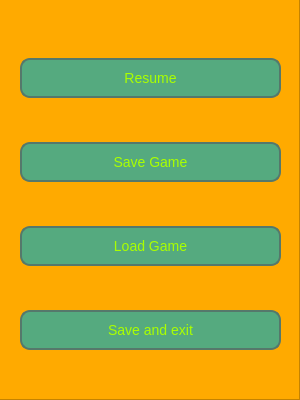
<?xml version="1.0" encoding="UTF-8"?>
<ui version="4.0">
 <class>gamemenu</class>
 <widget class="QWidget" name="gamemenu">
  <property name="geometry">
   <rect>
    <x>0</x>
    <y>0</y>
    <width>300</width>
    <height>400</height>
   </rect>
  </property>
  <property name="sizePolicy">
   <sizepolicy hsizetype="Fixed" vsizetype="Fixed">
    <horstretch>0</horstretch>
    <verstretch>0</verstretch>
   </sizepolicy>
  </property>
  <property name="minimumSize">
   <size>
    <width>300</width>
    <height>400</height>
   </size>
  </property>
  <property name="maximumSize">
   <size>
    <width>300</width>
    <height>400</height>
   </size>
  </property>
  <property name="windowTitle">
   <string>Form</string>
  </property>
  <widget class="QWidget" name="verticalLayoutWidget">
   <property name="geometry">
    <rect>
     <x>20</x>
     <y>20</y>
     <width>261</width>
     <height>371</height>
    </rect>
   </property>
   <layout class="QVBoxLayout" name="verticalLayout">
    <item>
     <widget class="QPushButton" name="pushButton">
      <property name="styleSheet">
       <string notr="true">QPushButton
{
   border: 2px solid rgb(85, 120, 107);
   background: rgb(85, 170, 127);
   color: rgb(170, 255, 0);
   font-size: 14px;
   padding-top:10px;
   padding-bottom:10px;
   padding-left:80px;
   padding-right:80px;


   font-family: helvetica, serif;
   text-decoration: none;
   vertical-align: middle;
   border-radius:10px;
}
QPushButton:hover
{
    border: 1px solid rgb(0, 170, 255);
	
	color: rgb(0, 0, 0);
}
QPushButton:pressed
{
    background-color:rgb(0, 170, 255);
}</string>
      </property>
      <property name="text">
       <string>Resume</string>
      </property>
     </widget>
    </item>
    <item>
     <widget class="QPushButton" name="pushButton_2">
      <property name="styleSheet">
       <string notr="true">QPushButton
{
   border: 2px solid rgb(85, 120, 107);
   background: rgb(85, 170, 127);
   color: rgb(170, 255, 0);
   font-size: 14px;
   padding-top:10px;
   padding-bottom:10px;
   padding-left:80px;
   padding-right:80px;


   font-family: helvetica, serif;
   text-decoration: none;
   vertical-align: middle;
   border-radius:10px;
}
QPushButton:hover
{
    border: 1px solid rgb(0, 170, 255);
	
	color: rgb(0, 0, 0);
}
QPushButton:pressed
{
    background-color:rgb(0, 170, 255);
}</string>
      </property>
      <property name="text">
       <string>Save Game</string>
      </property>
     </widget>
    </item>
    <item>
     <widget class="QPushButton" name="pushButton_3">
      <property name="styleSheet">
       <string notr="true">QPushButton
{
   border: 2px solid rgb(85, 120, 107);
   background: rgb(85, 170, 127);
   color: rgb(170, 255, 0);
   font-size: 14px;
   padding-top:10px;
   padding-bottom:10px;
   padding-left:80px;
   padding-right:80px;


   font-family: helvetica, serif;
   text-decoration: none;
   vertical-align: middle;
   border-radius:10px;
}
QPushButton:hover
{
    border: 1px solid rgb(0, 170, 255);
	
	color: rgb(0, 0, 0);
}
QPushButton:pressed
{
    background-color:rgb(0, 170, 255);
}</string>
      </property>
      <property name="text">
       <string>Load Game</string>
      </property>
     </widget>
    </item>
    <item>
     <widget class="QPushButton" name="pushButton_4">
      <property name="styleSheet">
       <string notr="true">QPushButton
{
   border: 2px solid rgb(85, 120, 107);
   background: rgb(85, 170, 127);
   color: rgb(170, 255, 0);
   font-size: 14px;
   padding-top:10px;
   padding-bottom:10px;
   padding-left:80px;
   padding-right:80px;


   font-family: helvetica, serif;
   text-decoration: none;
   vertical-align: middle;
   border-radius:10px;
}
QPushButton:hover
{
    border: 1px solid rgb(0, 170, 255);
	
	color: rgb(0, 0, 0);
}
QPushButton:pressed
{
    background-color:rgb(0, 170, 255);
}</string>
      </property>
      <property name="text">
       <string>Save and exit</string>
      </property>
     </widget>
    </item>
   </layout>
  </widget>
  <widget class="QFrame" name="frame">
   <property name="geometry">
    <rect>
     <x>-1</x>
     <y>-1</y>
     <width>301</width>
     <height>401</height>
    </rect>
   </property>
   <property name="styleSheet">
    <string notr="true">background-color: rgb(255, 170, 0);</string>
   </property>
   <property name="frameShape">
    <enum>QFrame::StyledPanel</enum>
   </property>
   <property name="frameShadow">
    <enum>QFrame::Raised</enum>
   </property>
  </widget>
  <zorder>frame</zorder>
  <zorder>verticalLayoutWidget</zorder>
 </widget>
 <resources/>
 <connections/>
</ui>
